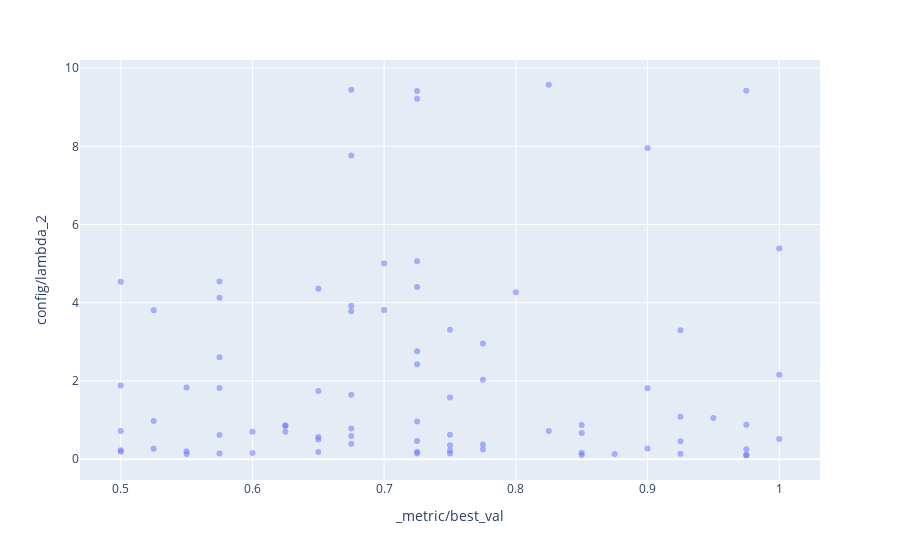

Notebook source saved alongside this figure:
### Code cell
px.scatter(dd[dcols],x='_metric/best_val',y='config/lambda_2',opacity=0.5)
